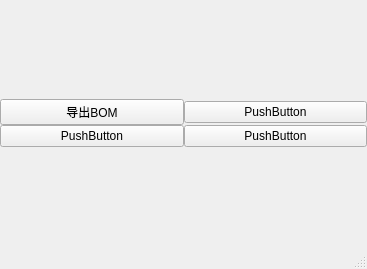
<?xml version="1.0" encoding="UTF-8"?>
<ui version="4.0">
 <class>MainWindow</class>
 <widget class="QMainWindow" name="MainWindow">
  <property name="geometry">
   <rect>
    <x>0</x>
    <y>0</y>
    <width>367</width>
    <height>269</height>
   </rect>
  </property>
  <property name="windowTitle">
   <string>示波器截图</string>
  </property>
  <widget class="QWidget" name="centralwidget">
   <layout class="QVBoxLayout" name="verticalLayout_2">
    <property name="spacing">
     <number>0</number>
    </property>
    <property name="leftMargin">
     <number>0</number>
    </property>
    <property name="topMargin">
     <number>0</number>
    </property>
    <property name="rightMargin">
     <number>0</number>
    </property>
    <property name="bottomMargin">
     <number>0</number>
    </property>
    <item>
     <layout class="QGridLayout" name="gridLayout">
      <item row="0" column="0">
       <widget class="QPushButton" name="btnBOM">
        <property name="text">
         <string>导出BOM</string>
        </property>
       </widget>
      </item>
      <item row="1" column="0">
       <widget class="QPushButton" name="pushButton_2">
        <property name="text">
         <string>PushButton</string>
        </property>
       </widget>
      </item>
      <item row="0" column="1">
       <widget class="QPushButton" name="pushButton_3">
        <property name="text">
         <string>PushButton</string>
        </property>
       </widget>
      </item>
      <item row="1" column="1">
       <widget class="QPushButton" name="pushButton_4">
        <property name="text">
         <string>PushButton</string>
        </property>
       </widget>
      </item>
     </layout>
    </item>
   </layout>
  </widget>
  <widget class="QMenuBar" name="menubar">
   <property name="geometry">
    <rect>
     <x>0</x>
     <y>0</y>
     <width>367</width>
     <height>23</height>
    </rect>
   </property>
  </widget>
  <widget class="QStatusBar" name="statusbar"/>
 </widget>
 <resources/>
 <connections/>
</ui>
